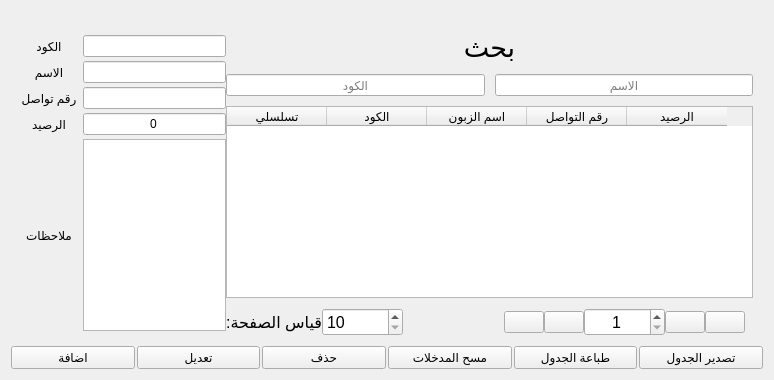
            <widget class="QWidget" name="tab_5">
             <attribute name="title">
              <string>الزبائن</string>
             </attribute>
             <layout class="QHBoxLayout" name="horizontalLayout_14">
              <item>
               <layout class="QVBoxLayout" name="verticalLayout_13" stretch="7,1">
                <property name="spacing">
                 <number>2</number>
                </property>
                <property name="bottomMargin">
                 <number>0</number>
                </property>
                <item>
                 <layout class="QHBoxLayout" name="horizontalLayout_8" stretch="2,5">
                  <property name="spacing">
                   <number>0</number>
                  </property>
                  <property name="topMargin">
                   <number>20</number>
                  </property>
                  <property name="bottomMargin">
                   <number>8</number>
                  </property>
                  <item>
                   <layout class="QGridLayout" name="gridLayout_8" rowstretch="0,0,0,0,0">
                    <property name="sizeConstraint">
                     <enum>QLayout::SetDefaultConstraint</enum>
                    </property>
                    <property name="leftMargin">
                     <number>10</number>
                    </property>
                    <property name="horizontalSpacing">
                     <number>6</number>
                    </property>
                    <property name="verticalSpacing">
                     <number>0</number>
                    </property>
                    <item row="4" column="0">
                     <widget class="QLabel" name="label_20">
                      <property name="text">
                       <string>ملاحظات</string>
                      </property>
                      <property name="alignment">
                       <set>Qt::AlignCenter</set>
                      </property>
                     </widget>
                    </item>
                    <item row="0" column="1">
                     <widget class="QLineEdit" name="c_code">
                      <property name="alignment">
                       <set>Qt::AlignCenter</set>
                      </property>
                     </widget>
                    </item>
                    <item row="1" column="0">
                     <widget class="QLabel" name="label_37">
                      <property name="text">
                       <string>الاسم</string>
                      </property>
                      <property name="alignment">
                       <set>Qt::AlignCenter</set>
                      </property>
                     </widget>
                    </item>
                    <item row="3" column="0">
                     <widget class="QLabel" name="label_35">
                      <property name="text">
                       <string>الرصيد</string>
                      </property>
                      <property name="alignment">
                       <set>Qt::AlignCenter</set>
                      </property>
                     </widget>
                    </item>
                    <item row="3" column="1">
                     <widget class="QLineEdit" name="c_balance">
                      <property name="text">
                       <string>0</string>
                      </property>
                      <property name="maxLength">
                       <number>9</number>
                      </property>
                      <property name="alignment">
                       <set>Qt::AlignCenter</set>
                      </property>
                     </widget>
                    </item>
                    <item row="4" column="1">
                     <widget class="QTextEdit" name="c_note">
                      <property name="sizePolicy">
                       <sizepolicy hsizetype="Expanding" vsizetype="Fixed">
                        <horstretch>0</horstretch>
                        <verstretch>0</verstretch>
                       </sizepolicy>
                      </property>
                     </widget>
                    </item>
                    <item row="0" column="0">
                     <widget class="QLabel" name="label_36">
                      <property name="text">
                       <string>الكود</string>
                      </property>
                      <property name="alignment">
                       <set>Qt::AlignCenter</set>
                      </property>
                     </widget>
                    </item>
                    <item row="1" column="1">
                     <widget class="QLineEdit" name="c_name">
                      <property name="maxLength">
                       <number>12</number>
                      </property>
                      <property name="alignment">
                       <set>Qt::AlignCenter</set>
                      </property>
                     </widget>
                    </item>
                    <item row="2" column="0">
                     <widget class="QLabel" name="label_39">
                      <property name="text">
                       <string>رقم تواصل</string>
                      </property>
                      <property name="alignment">
                       <set>Qt::AlignCenter</set>
                      </property>
                     </widget>
                    </item>
                    <item row="2" column="1">
                     <widget class="QLineEdit" name="c_phone">
                      <property name="alignment">
                       <set>Qt::AlignCenter</set>
                      </property>
                     </widget>
                    </item>
                   </layout>
                  </item>
                  <item>
                   <layout class="QVBoxLayout" name="verticalLayout_14" stretch="1,1,8,0">
                    <property name="spacing">
                     <number>10</number>
                    </property>
                    <property name="rightMargin">
                     <number>10</number>
                    </property>
                    <item>
                     <widget class="QLabel" name="label_34">
                      <property name="font">
                       <font>
                        <family>Arial</family>
                        <pointsize>20</pointsize>
                        <weight>50</weight>
                        <italic>false</italic>
                        <bold>false</bold>
                       </font>
                      </property>
                      <property name="text">
                       <string>بحث</string>
                      </property>
                      <property name="alignment">
                       <set>Qt::AlignCenter</set>
                      </property>
                     </widget>
                    </item>
                    <item>
                     <layout class="QHBoxLayout" name="horizontalLayout_15">
                      <item>
                       <widget class="QLineEdit" name="c_code_search">
                        <property name="alignment">
                         <set>Qt::AlignCenter</set>
                        </property>
                        <property name="placeholderText">
                         <string>الكود</string>
                        </property>
                       </widget>
                      </item>
                      <item>
                       <widget class="QLineEdit" name="c_name_search">
                        <property name="alignment">
                         <set>Qt::AlignCenter</set>
                        </property>
                        <property name="placeholderText">
                         <string>الاسم</string>
                        </property>
                       </widget>
                      </item>
                     </layout>
                    </item>
                    <item>
                     <widget class="QTableWidget" name="c_table">
                      <property name="editTriggers">
                       <set>QAbstractItemView::NoEditTriggers</set>
                      </property>
                      <property name="selectionMode">
                       <enum>QAbstractItemView::SingleSelection</enum>
                      </property>
                      <property name="selectionBehavior">
                       <enum>QAbstractItemView::SelectRows</enum>
                      </property>
                      <attribute name="verticalHeaderVisible">
                       <bool>false</bool>
                      </attribute>
                      <column>
                       <property name="text">
                        <string>تسلسلي</string>
                       </property>
                      </column>
                      <column>
                       <property name="text">
                        <string>الكود</string>
                       </property>
                      </column>
                      <column>
                       <property name="text">
                        <string>اسم الزبون</string>
                       </property>
                      </column>
                      <column>
                       <property name="text">
                        <string>رقم التواصل</string>
                       </property>
                      </column>
                      <column>
                       <property name="text">
                        <string>الرصيد</string>
                       </property>
                      </column>
                     </widget>
                    </item>
                    <item>
                     <layout class="QHBoxLayout" name="horizontalLayout_21" stretch="2,4,5,1,1,4,1,1">
                      <property name="spacing">
                       <number>0</number>
                      </property>
                      <property name="rightMargin">
                       <number>8</number>
                      </property>
                      <property name="bottomMargin">
                       <number>0</number>
                      </property>
                      <item>
                       <widget class="QLabel" name="label_27">
                        <property name="font">
                         <font>
                          <pointsize>12</pointsize>
                          <weight>50</weight>
                          <italic>false</italic>
                          <bold>false</bold>
                         </font>
                        </property>
                        <property name="text">
                         <string>قياس الصفحة:</string>
                        </property>
                       </widget>
                      </item>
                      <item>
                       <widget class="QSpinBox" name="c_page_size">
                        <property name="font">
                         <font>
                          <pointsize>12</pointsize>
                          <weight>50</weight>
                          <italic>false</italic>
                          <bold>false</bold>
                         </font>
                        </property>
                        <property name="minimum">
                         <number>10</number>
                        </property>
                        <property name="maximum">
                         <number>200</number>
                        </property>
                        <property name="singleStep">
                         <number>10</number>
                        </property>
                       </widget>
                      </item>
                      <item>
                       <spacer name="horizontalSpacer_4">
                        <property name="orientation">
                         <enum>Qt::Horizontal</enum>
                        </property>
                        <property name="sizeHint" stdset="0">
                         <size>
                          <width>40</width>
                          <height>20</height>
                         </size>
                        </property>
                       </spacer>
                      </item>
                      <item>
                       <widget class="QPushButton" name="c_last">
                        <property name="text">
                         <string/>
                        </property>
                        <property name="icon">
                         <iconset resource="icons.qrc">
                          <normaloff>:/icons/icons/last-white.png</normaloff>:/icons/icons/last-white.png</iconset>
                        </property>
                        <property name="iconSize">
                         <size>
                          <width>40</width>
                          <height>40</height>
                         </size>
                        </property>
                       </widget>
                      </item>
                      <item>
                       <widget class="QPushButton" name="c_post">
                        <property name="text">
                         <string/>
                        </property>
                        <property name="icon">
                         <iconset resource="icons.qrc">
                          <normaloff>:/icons/icons/next-white.png</normaloff>:/icons/icons/next-white.png</iconset>
                        </property>
                        <property name="iconSize">
                         <size>
                          <width>40</width>
                          <height>40</height>
                         </size>
                        </property>
                       </widget>
                      </item>
                      <item>
                       <widget class="QSpinBox" name="c_page_num">
                        <property name="font">
                         <font>
                          <pointsize>12</pointsize>
                          <weight>50</weight>
                          <italic>false</italic>
                          <bold>false</bold>
                         </font>
                        </property>
                        <property name="alignment">
                         <set>Qt::AlignCenter</set>
                        </property>
                        <property name="minimum">
                         <number>1</number>
                        </property>
                        <property name="maximum">
                         <number>999</number>
                        </property>
                       </widget>
                      </item>
                      <item>
                       <widget class="QPushButton" name="c_previous">
                        <property name="text">
                         <string/>
                        </property>
                        <property name="icon">
                         <iconset resource="icons.qrc">
                          <normaloff>:/icons/icons/previous-white.png</normaloff>:/icons/icons/previous-white.png</iconset>
                        </property>
                        <property name="iconSize">
                         <size>
                          <width>40</width>
                          <height>40</height>
                         </size>
                        </property>
                       </widget>
                      </item>
                      <item>
                       <widget class="QPushButton" name="c_first">
                        <property name="text">
                         <string/>
                        </property>
                        <property name="icon">
                         <iconset resource="icons.qrc">
                          <normaloff>:/icons/icons/first-white.png</normaloff>:/icons/icons/first-white.png</iconset>
                        </property>
                        <property name="iconSize">
                         <size>
                          <width>40</width>
                          <height>40</height>
                         </size>
                        </property>
                       </widget>
                      </item>
                     </layout>
                    </item>
                   </layout>
                  </item>
                 </layout>
                </item>
                <item>
                 <layout class="QHBoxLayout" name="horizontalLayout_13">
                  <item>
                   <widget class="QPushButton" name="btn_add_customer">
                    <property name="text">
                     <string>اضافة</string>
                    </property>
                   </widget>
                  </item>
                  <item>
                   <widget class="QPushButton" name="btn_edit_customer">
                    <property name="text">
                     <string>تعديل</string>
                    </property>
                   </widget>
                  </item>
                  <item>
                   <widget class="QPushButton" name="btn_delete_customer">
                    <property name="text">
                     <string>حذف</string>
                    </property>
                   </widget>
                  </item>
                  <item>
                   <widget class="QPushButton" name="btn_clear_customer">
                    <property name="text">
                     <string>مسح المدخلات</string>
                    </property>
                   </widget>
                  </item>
                  <item>
                   <widget class="QPushButton" name="btn_print_table_c">
                    <property name="text">
                     <string>طباعة الجدول</string>
                    </property>
                   </widget>
                  </item>
                  <item>
                   <widget class="QPushButton" name="btn_to_exel_c">
                    <property name="text">
                     <string>تصدير الجدول</string>
                    </property>
                   </widget>
                  </item>
                 </layout>
                </item>
               </layout>
              </item>
             </layout>
            </widget>
